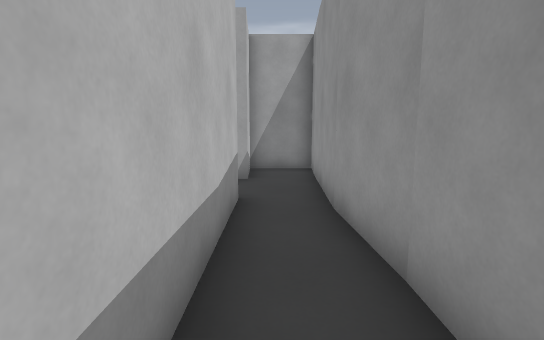
[1] (above)

13 first-person views from a walk through a level from a Godot 3-D game. The camera is 1.4 m above the floor, tilts 8° down and sees 85° across. The floor is counted in squares, 1 m on a side. Each view is taken from the middle of a square. On the plan, view 1 faces up. The plan holds only what a view shows up to about 14 squares ahead; the rest is blank. The place goes on beyond the plan.

[2]
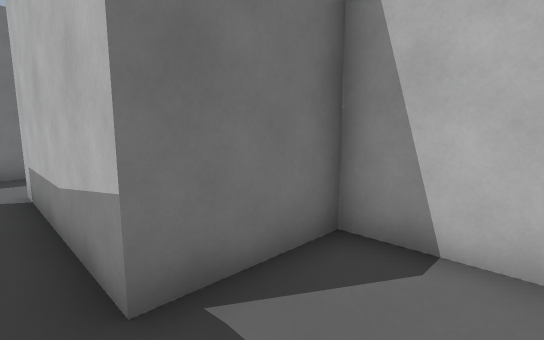

[3]
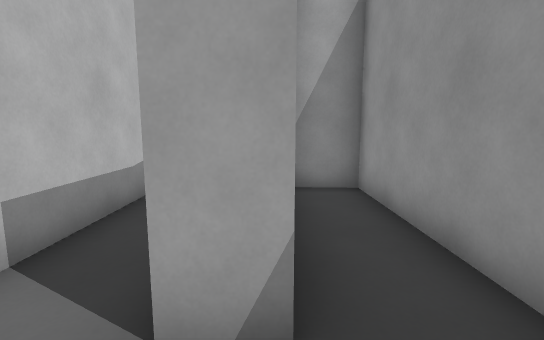

[4]
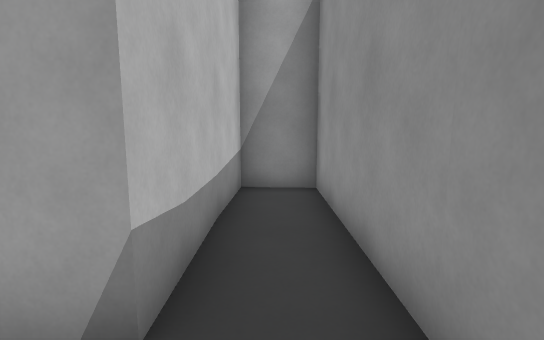

[5]
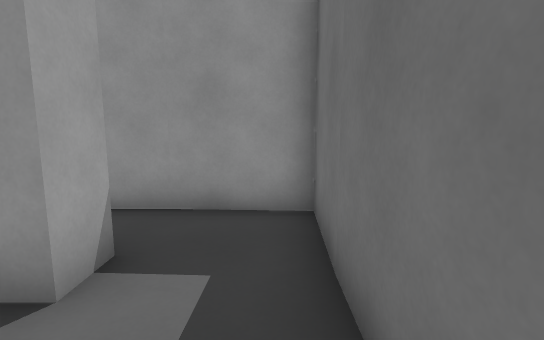

[6]
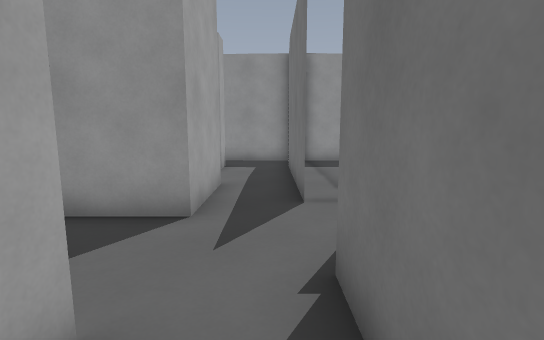

[7]
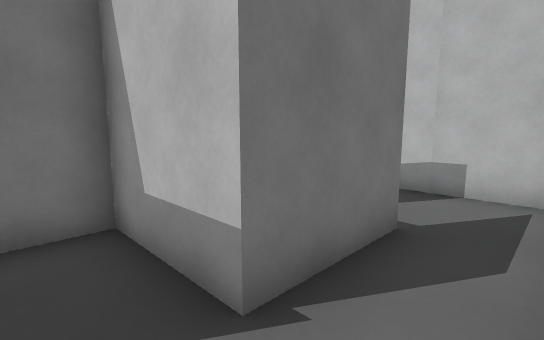

[8]
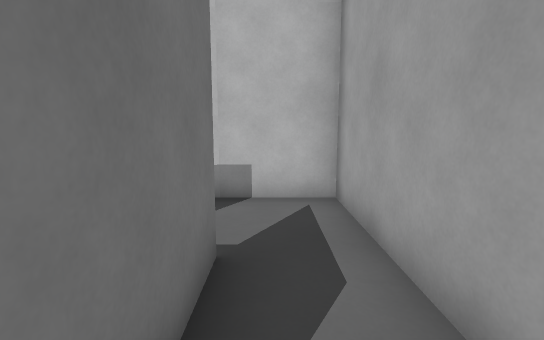

[9]
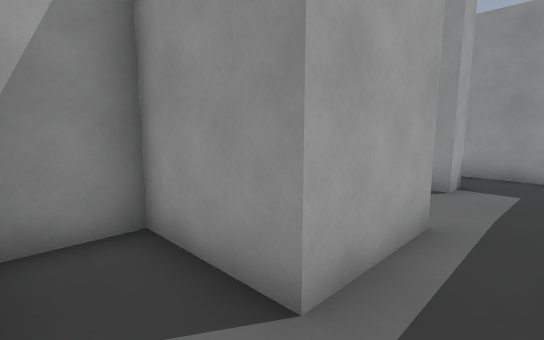

[10]
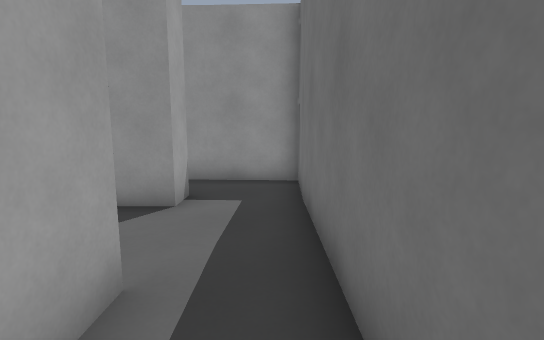

[11]
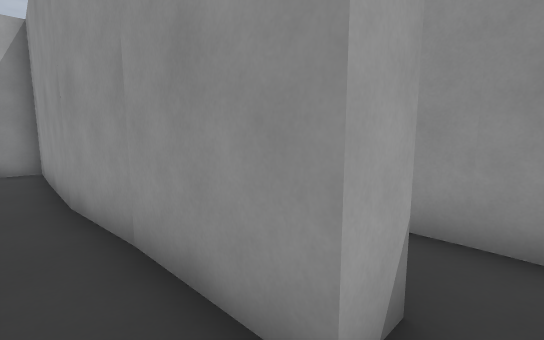

[12]
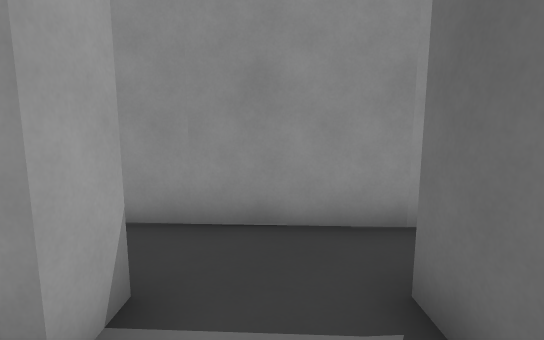

[13]
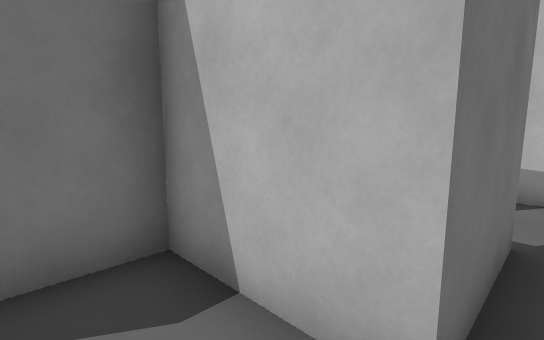

### Floor plan
Ten units are one square. View 1 is at (0, 0); x grows to the right and y downward. Boxes are objects, and circles mark ways between rooms. Rooms are numbered by the first view taken in them; rooms with no view inside come last. Other rooms are left out.
<svg viewBox="-100 -100 148 159">
<path fill="none" stroke="#000" d="M-6 -82 -16 -82M-7 -95 -7 -85M-35 -86 -35 -58 -7 -58 -7 -1M12 3 12 -95M4 26 39 26 43 -49 21 -50 21 3 12 3M-15 7 -34 7M-35 26 4 26M-71 7 -95 7M-34 7 -44 7 -44 -21 -60 -21M-91 26 -63 26 -63 54 -51 54"/>
<circle cx="0" cy="10" r="3" fill="#2a7"/>
<circle cx="15" cy="15" r="3" fill="#2a7"/>
<circle cx="-30" cy="20" r="3" fill="#2a7"/>
<text x="0" y="-60">1</text>
<text x="30" y="0">2</text>
<text x="-10" y="20">3</text>
<text x="-60" y="20">4</text>
</svg>
Room 1 opens to room 3. Room 2 opens to room 3. Room 3 opens to room 4.

Where each view was taken, in squares from view 1:
view 1: 0 up, 0 right, facing up
view 2: 8 up, 0 right, facing down-left
view 3: 2 down, 2 right, facing up
view 4: 2 down, 3 right, facing up
view 5: 2 down, 1 left, facing right
view 6: 2 down, 9 left, facing right
view 7: 1 down, 5 left, facing down-left
view 8: 2 down, 6 left, facing left
view 9: 2 down, 6 left, facing up-right
view 10: 2 down, 4 left, facing right
view 11: 1 down, 0 right, facing up-right
view 12: 7 up, 3 left, facing right
view 13: 9 up, 2 left, facing down-left
